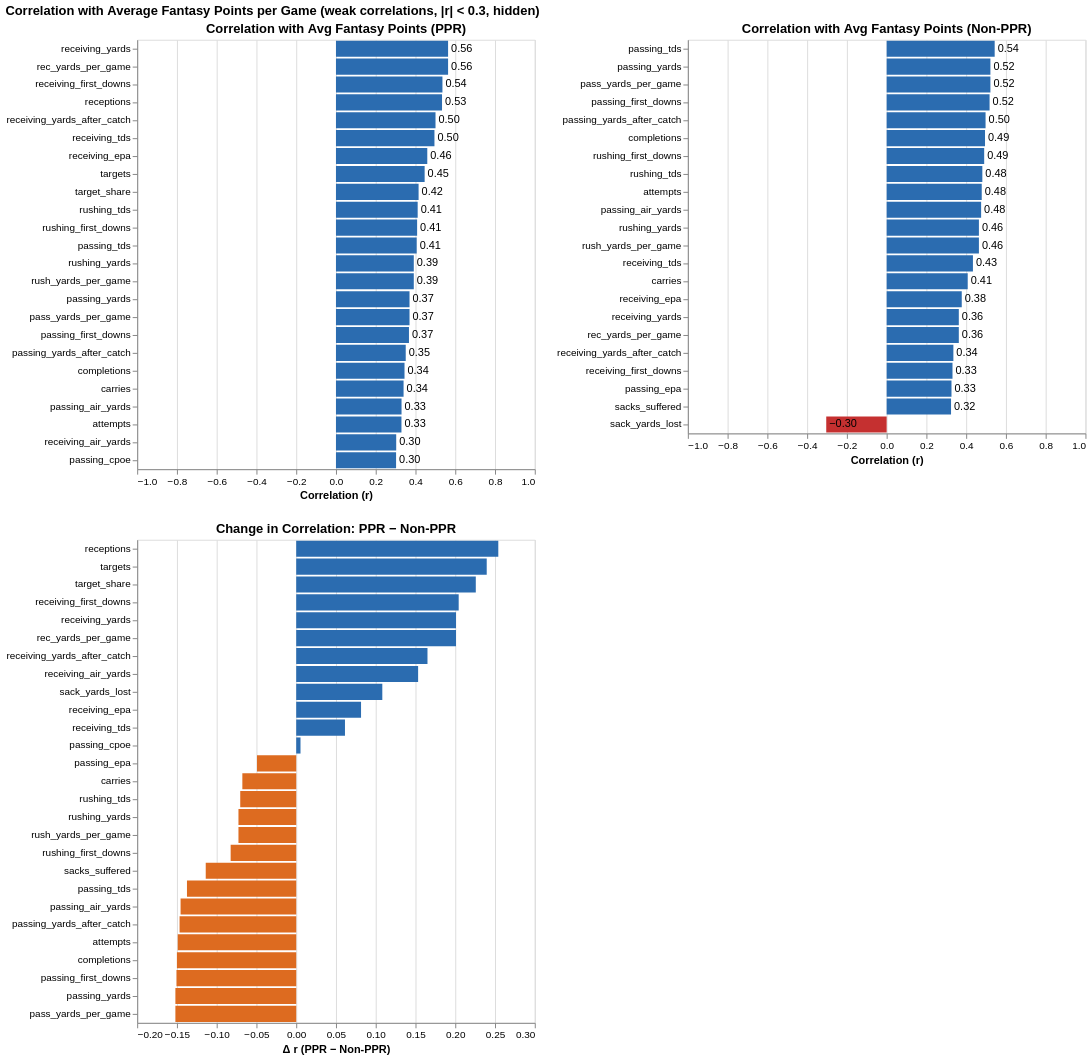

The notebook cell saved with this chart:
### Markdown cell above
### Correlations 

The following visuals highlight moderate and strong correlations between statistics and player performance. 

In this first pass **we have not separated by posistion intentionally**. Before examining posistion specific performance drivers, we want to uncover high level trends which will provide the foundational strategy for selecting players.

### Code cell
ppr_corr_bar_chart = viz.corr_bar_chart(all_ppr, 'avg_fantasy_points', 'Correlation with Avg Fantasy Points (PPR)', exclude=['fantasy_points'])
nonppr_corr_bar_chart = viz.corr_bar_chart(all_nonppr, 'avg_fantasy_points', 'Correlation with Avg Fantasy Points (Non-PPR)', exclude=['fantasy_points'])

# correlation of every numeric stat with the target, for each format
ppr_num = all_ppr.select_dtypes(include='number').copy()
nonppr_num = all_nonppr.select_dtypes(include='number').copy()

both = pd.DataFrame({
    'PPR': ppr_num.drop(columns=['avg_fantasy_points', 'fantasy_points']).corrwith(ppr_num['avg_fantasy_points']),
    'Non-PPR': nonppr_num.drop(columns=['avg_fantasy_points', 'fantasy_points']).corrwith(nonppr_num['avg_fantasy_points']),
}).dropna()
both = both[(both.abs() >= 0.3).any(axis=1)].rename_axis('stat').reset_index()
both['difference'] = both['PPR'] - both['Non-PPR']

difference_chart = alt.Chart(both, title='Change in Correlation: PPR − Non-PPR').mark_bar().encode(
    x=alt.X('difference:Q', title='Δ r (PPR − Non-PPR)'),
    y=alt.Y('stat:N', sort='-x', title=None),
    color=alt.condition('datum.difference > 0', alt.value('#2b6cb0'), alt.value('#dd6b20')),
    tooltip=['stat', alt.Tooltip('PPR:Q', format='.2f'), alt.Tooltip('Non-PPR:Q', format='.2f'),
             alt.Tooltip('difference:Q', format='+.2f')],
).properties(width=400, height=alt.Step(18))

(
    (ppr_corr_bar_chart | nonppr_corr_bar_chart)
    & difference_chart
).resolve_scale(
    color='independent'
).properties(
    title='Correlation with Average Fantasy Points per Game (weak correlations, |r| < 0.3, hidden)'
)

### Figure 1 — Vega-Lite specification as saved in the notebook (floating-point values rounded to 4 significant figures)
{"config": {"view": {"continuousWidth": 300, "continuousHeight": 300}}, "vconcat": [{"hconcat": [{"layer": [{"mark": {"type": "bar"}, "encoding": {"color": {"condition": {"test": "datum.correlation > 0", "value": "#2b6cb0"}, "value": "#c53030"}, "tooltip": [{"field": "stat", "type": "nominal"}, {"field": "correlation", "format": ".2f", "type": "quantitative"}], "x": {"field": "correlation", "scale": {"domain": [-1, 1]}, "title": "Correlation (r)", "type": "quantitative"}, "y": {"field": "stat", "sort": "-x", "title": null, "type": "nominal"}}, "title": "Correlation with Avg Fantasy Points (PPR)"}, {"mark": {"type": "text", "align": "left", "dx": 3}, "encoding": {"color": {"value": "black"}, "text": {"field": "correlation", "format": ".2f", "type": "quantitative"}, "tooltip": [{"field": "stat", "type": "nominal"}, {"field": "correlation", "format": ".2f", "type": "quantitative"}], "x": {"field": "correlation", "scale": {"domain": [-1, 1]}, "title": "Correlation (r)", "type": "quantitative"}, "y": {"field": "stat", "sort": "-x", "title": null, "type": "nominal"}}, "title": "Correlation with Avg Fantasy Points (PPR)"}], "data": {"name": "data-81d3b7ca7fd2113000b670903026ce4d"}, "height": {"step": 18}, "width": 400}, {"layer": [{"mark": {"type": "bar"}, "encoding": {"color": {"condition": {"test": "datum.correlation > 0", "value": "#2b6cb0"}, "value": "#c53030"}, "tooltip": [{"field": "stat", "type": "nominal"}, {"field": "correlation", "format": ".2f", "type": "quantitative"}], "x": {"field": "correlation", "scale": {"domain": [-1, 1]}, "title": "Correlation (r)", "type": "quantitative"}, "y": {"field": "stat", "sort": "-x", "title": null, "type": "nominal"}}, "title": "Correlation with Avg Fantasy Points (Non-PPR)"}, {"mark": {"type": "text", "align": "left", "dx": 3}, "encoding": {"color": {"value": "black"}, "text": {"field": "correlation", "format": ".2f", "type": "quantitative"}, "tooltip": [{"field": "stat", "type": "nominal"}, {"field": "correlation", "format": ".2f", "type": "quantitative"}], "x": {"field": "correlation", "scale": {"domain": [-1, 1]}, "title": "Correlation (r)", "type": "quantitative"}, "y": {"field": "stat", "sort": "-x", "title": null, "type": "nominal"}}, "title": "Correlation with Avg Fantasy Points (Non-PPR)"}], "data": {"name": "data-a45207b80f217aa7efe9955685fed3d1"}, "height": {"step": 18}, "width": 400}]}, {"data": {"name": "data-b6d27bd87d14d433b4e7f6821657aa0f"}, "mark": {"type": "bar"}, "encoding": {"color": {"condition": {"test": "datum.difference > 0", "value": "#2b6cb0"}, "value": "#dd6b20"}, "tooltip": [{"field": "stat", "type": "nominal"}, {"field": "PPR", "format": ".2f", "type": "quantitative"}, {"field": "Non-PPR", "format": ".2f", "type": "quantitative"}, {"field": "difference", "format": "+.2f", "type": "quantitative"}], "x": {"field": "difference", "title": "Δ r (PPR − Non-PPR)", "type": "quantitative"}, "y": {"field": "stat", "sort": "-x", "title": null, "type": "nominal"}}, "height": {"step": 18}, "title": "Change in Correlation: PPR − Non-PPR", "width": 400}], "resolve": {"scale": {"color": "independent"}}, "title": "Correlation with Average Fantasy Points per Game (weak correlations, |r| < 0.3, hidden)", "$schema": "https://vega.github.io/schema/vega-lite/v6.4.1.json", "datasets": {"data-81d3b7ca7fd2113000b670903026ce4d": [{"stat": "completions", "correlation": 0.3448}, {"stat": "attempts", "correlation": 0.3294}, {"stat": "passing_yards", "correlation": 0.37}, {"stat": "passing_tds", "correlation": 0.406}, {"stat": "passing_air_yards", "correlation": 0.3298}, {"stat": "passing_yards_after_catch", "correlation": 0.3509}, {"stat": "passing_first_downs", "correlation": 0.3672}, {"stat": "passing_cpoe", "correlation": 0.3023}, {"stat": "carries", "correlation": 0.34}, {"stat": "rushing_yards", "correlation": 0.3915}, {"stat": "rushing_tds", "correlation": 0.411}, {"stat": "rushing_first_downs", "correlation": 0.4082}, {"stat": "receptions", "correlation": 0.5335}, {"stat": "targets", "correlation": 0.446}, {"stat": "receiving_yards", "correlation": 0.5639}, {"stat": "receiving_tds", "correlation": 0.4954}, {"stat": "receiving_air_yards", "correlation": 0.303}, {"stat": "receiving_yards_after_catch", "correlation": 0.5007}, {"stat": "receiving_first_downs", "correlation": 0.5356}, {"stat": "receiving_epa", "correlation": 0.4593}, {"stat": "target_share", "correlation": 0.4156}, {"stat": "pass_yards_per_game", "correlation": 0.37}, {"stat": "rush_yards_per_game", "correlation": 0.3915}, {"stat": "rec_yards_per_game", "correlation": 0.5639}], "data-a45207b80f217aa7efe9955685fed3d1": [{"stat": "completions", "correlation": 0.4948}, {"stat": "attempts", "correlation": 0.4783}, {"stat": "passing_yards", "correlation": 0.5219}, {"stat": "passing_tds", "correlation": 0.5434}, {"stat": "sacks_suffered", "correlation": 0.3239}, {"stat": "sack_yards_lost", "correlation": -0.3038}, {"stat": "passing_air_yards", "correlation": 0.4752}, {"stat": "passing_yards_after_catch", "correlation": 0.4976}, {"stat": "passing_first_downs", "correlation": 0.5177}, {"stat": "passing_epa", "correlation": 0.3262}, {"stat": "carries", "correlation": 0.4078}, {"stat": "rushing_yards", "correlation": 0.4641}, {"stat": "rushing_tds", "correlation": 0.4814}, {"stat": "rushing_first_downs", "correlation": 0.4906}, {"stat": "receiving_yards", "correlation": 0.363}, {"stat": "receiving_tds", "correlation": 0.434}, {"stat": "receiving_yards_after_catch", "correlation": 0.3357}, {"stat": "receiving_first_downs", "correlation": 0.3312}, {"stat": "receiving_epa", "correlation": 0.3778}, {"stat": "pass_yards_per_game", "correlation": 0.5219}, {"stat": "rush_yards_per_game", "correlation": 0.4641}, {"stat": "rec_yards_per_game", "correlation": 0.363}], "data-b6d27bd87d14d433b4e7f6821657aa0f": [{"stat": "completions", "PPR": 0.3448, "Non-PPR": 0.4948, "difference": -0.15}, {"stat": "attempts", "PPR": 0.3294, "Non-PPR": 0.4783, "difference": -0.1489}, {"stat": "passing_yards", "PPR": 0.37, "Non-PPR": 0.5219, "difference": -0.1519}, {"stat": "passing_tds", "PPR": 0.406, "Non-PPR": 0.5434, "difference": -0.1374}, {"stat": "sacks_suffered", "PPR": 0.2101, "Non-PPR": 0.3239, "difference": -0.1138}, {"stat": "sack_yards_lost", "PPR": -0.1956, "Non-PPR": -0.3038, "difference": 0.1083}, {"stat": "passing_air_yards", "PPR": 0.3298, "Non-PPR": 0.4752, "difference": -0.1454}, {"stat": "passing_yards_after_catch", "PPR": 0.3509, "Non-PPR": 0.4976, "difference": -0.1467}, {"stat": "passing_first_downs", "PPR": 0.3672, "Non-PPR": 0.5177, "difference": -0.1506}, {"stat": "passing_epa", "PPR": 0.2768, "Non-PPR": 0.3262, "difference": -0.04932}, {"stat": "passing_cpoe", "PPR": 0.3023, "Non-PPR": 0.297, "difference": 0.005391}, {"stat": "carries", "PPR": 0.34, "Non-PPR": 0.4078, "difference": -0.06774}, {"stat": "rushing_yards", "PPR": 0.3915, "Non-PPR": 0.4641, "difference": -0.07263}, {"stat": "rushing_tds", "PPR": 0.411, "Non-PPR": 0.4814, "difference": -0.07039}, {"stat": "rushing_first_downs", "PPR": 0.4082, "Non-PPR": 0.4906, "difference": -0.08244}, {"stat": "receptions", "PPR": 0.5335, "Non-PPR": 0.2793, "difference": 0.2541}, {"stat": "targets", "PPR": 0.446, "Non-PPR": 0.2064, "difference": 0.2396}, {"stat": "receiving_yards", "PPR": 0.5639, "Non-PPR": 0.363, "difference": 0.2009}, {"stat": "receiving_tds", "PPR": 0.4954, "Non-PPR": 0.434, "difference": 0.06132}, {"stat": "receiving_air_yards", "PPR": 0.303, "Non-PPR": 0.1497, "difference": 0.1533}, {"stat": "receiving_yards_after_catch", "PPR": 0.5007, "Non-PPR": 0.3357, "difference": 0.1651}, {"stat": "receiving_first_downs", "PPR": 0.5356, "Non-PPR": 0.3312, "difference": 0.2043}, {"stat": "receiving_epa", "PPR": 0.4593, "Non-PPR": 0.3778, "difference": 0.08153}, {"stat": "target_share", "PPR": 0.4156, "Non-PPR": 0.1898, "difference": 0.2258}, {"stat": "pass_yards_per_game", "PPR": 0.37, "Non-PPR": 0.5219, "difference": -0.1519}, {"stat": "rush_yards_per_game", "PPR": 0.3915, "Non-PPR": 0.4641, "difference": -0.07263}, {"stat": "rec_yards_per_game", "PPR": 0.5639, "Non-PPR": 0.363, "difference": 0.2009}]}}
